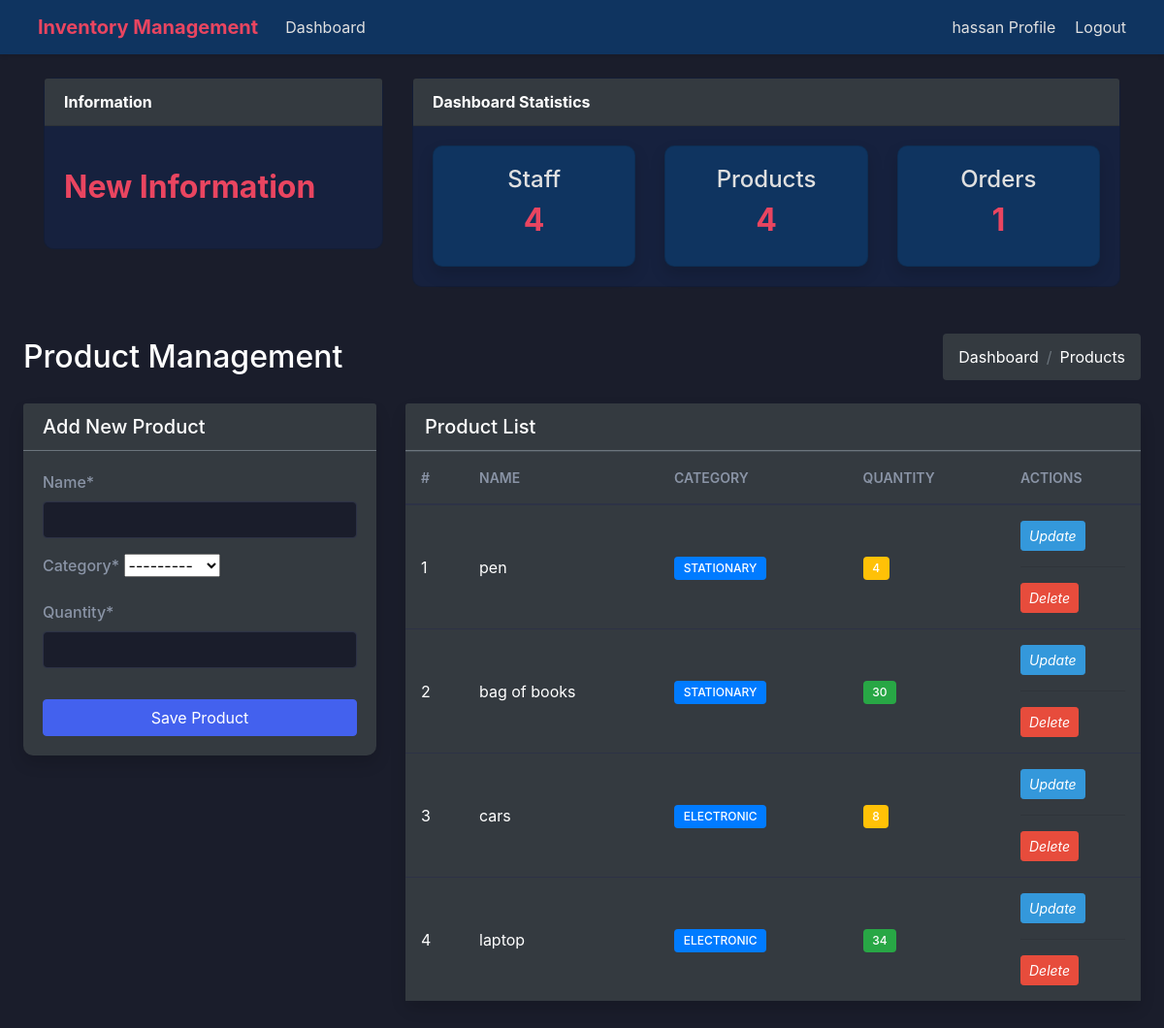
The app's page /product/ (signed in), older data.
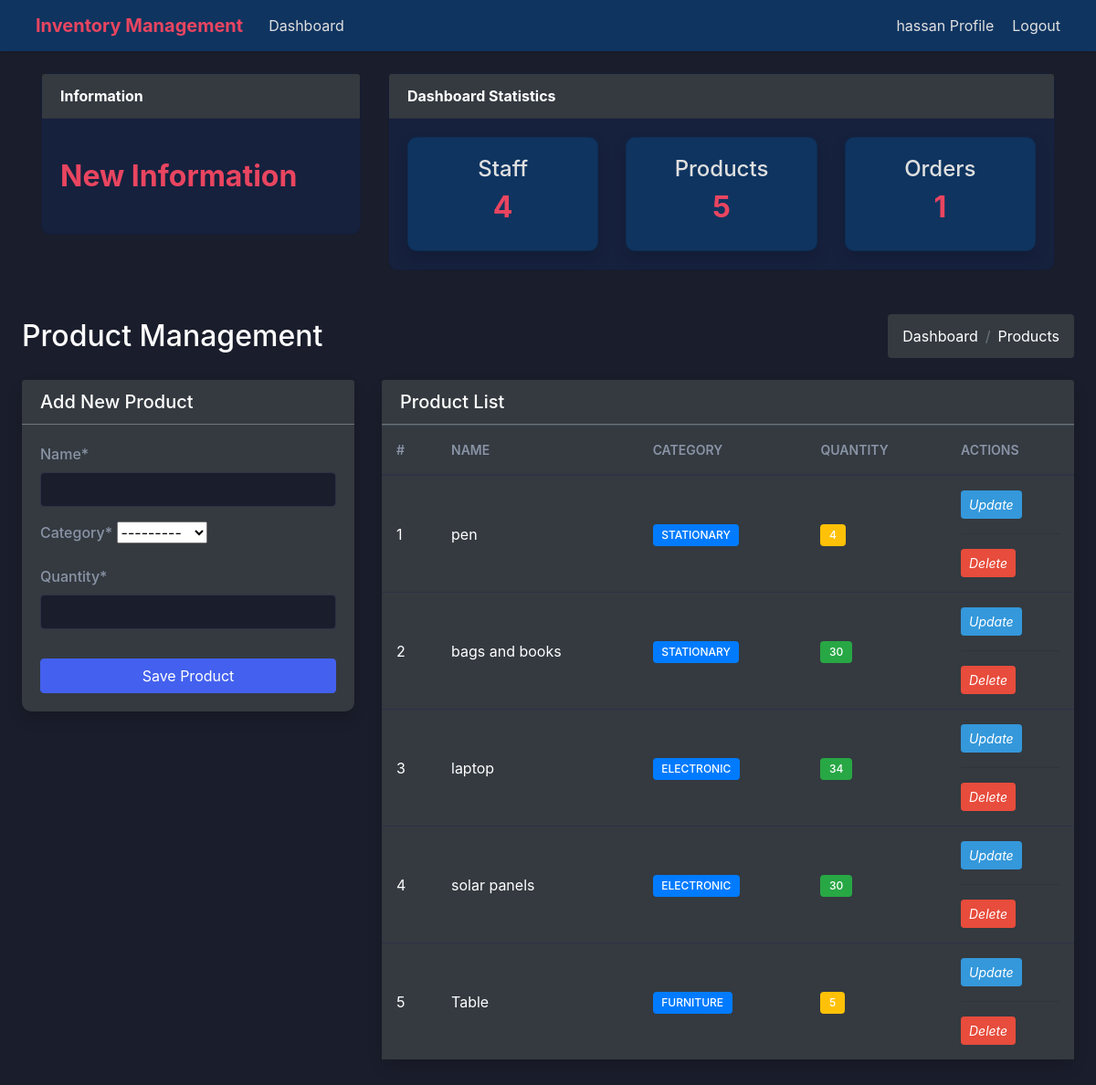
The same page, newer data.
### dashboard/models.py (models this page shows, shortened)
class Product(models.Model):
    name = models.CharField(max_length=200,null=True)
    category = models.CharField(max_length=200,choices=CATAGORY,null=True)  # Corrected spelling
    quantity = models.PositiveIntegerField(null=True)  # Removed max_length

### dashboard/views.py (the view)
# urls.py: path('product/',views.product,name='dashboard-product'),
@login_required(login_url='Login')
def product(request):
    products = Product.objects.all()
    product_count = products.count()
    orders_count = Order.objects.all().count()
    staff_count = User.objects.all().count()
    if request.method == 'POST':
        form = ProductForm(request.POST)
        if form.is_valid():
            form.save()
            product_name = form.cleaned_data.get('name')
            messages.success(request, f'{product_name} has been added')
            return redirect('dashboard-product')
    else:
        form = ProductForm()
    context = {
        'products':products, 'form':form, 'product_count':product_count,
        'orders_count':orders_count, 'staff_count':staff_count
        }
    return render(request,'Dashboard/product.html',context)

### dashboard/forms.py
class ProductForm(forms.ModelForm):
    class Meta:
        model = Product
        fields = ['name', 'category', 'quantity']

### templates/Dashboard/product.html (shortened to what the changed rows need)
{% extends 'partials/base.html' %}
{% load crispy_forms_tags %}
{% block content %}
{% include 'partials/topside.html' %}
<div class="container-fluid px-4 py-5">
    <div class="row mb-4">
        <div class="col-12">
            <div class="d-flex justify-content-between align-items-center">
                <h2 class="text-white mb-0">Product Management</h2>
            </div>
        </div>
    </div>
    <div class="row">
        <div class="col-md-8">
            <div class="card bg-dark border-0 shadow">
                <div class="card-body p-0">
                    <div class="table-responsive">
                        <table class="table table-dark table-hover mb-0">
                            <thead>
                                <tr>
                                    <th scope="col" width="60">#</th>
                                    <th scope="col">Name</th>
                                    <th scope="col">Category</th>
                                    <th scope="col">Quantity</th>
                                    <th scope="col" width="140">Actions</th>
                                </tr>
                            </thead>
                            <tbody>
                                {% for product in products %}
                                <tr>
                                    <td>{{ forloop.counter }}</td>
                                    <td>{{ product.name }}</td>
                                    <td>
                                        <span class="badge bg-primary">{{ product.category }}</span>
                                    </td>
                                    <td>
                                        <span class="badge {% if product.quantity > 10 %}bg-success{% elif product.quantity > 0 %}bg-warning{% else %}bg-danger{% endif %}">
                                            {{ product.quantity }}
                                        </span>
                                    </td>
                                    <td>
                                        <a href="{% url 'dashboard-product-update' product.id %}"
                                           class="btn btn-info btn-sm">
                                            <i class="fas fa-edit">Update</i>
                                        </a><hr>
                                        <a href="{% url 'dashboard-product-delete' product.id %}"
                                           class="btn btn-danger btn-sm ms-1">
                                            <i class="fas fa-trash">Delete</i>
                                        </a>
                                    </td>
                                </tr>
                                {% endfor %}
                            </tbody>
                        </table>
                    </div>
                </div>
            </div>
        </div>
    </div>
</div>
{% endblock %}

Row changes from the older to the newer data that the page shows:
removed Product: name "cars", category "ELECTRONIC", quantity "8"
changed Product: name "bag of books" → "bags and books"
added Product: name "solar panels", category "ELECTRONIC", quantity "30"
added Product: name "Table", category "FURNITURE", quantity "5"
Text that changed along with them:
{{ product_count }}: "4" → "5"
